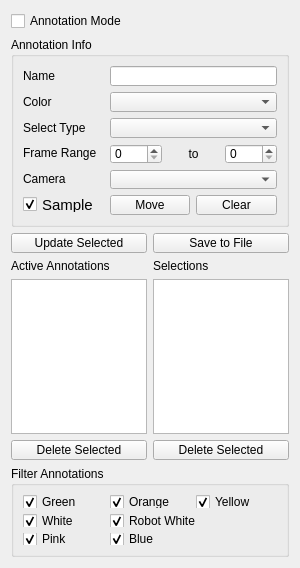
<?xml version="1.0" encoding="UTF-8"?>
<ui version="4.0">
 <class>UTAnnotationWidget</class>
 <widget class="QWidget" name="UTAnnotationWidget">
  <property name="geometry">
   <rect>
    <x>0</x>
    <y>0</y>
    <width>300</width>
    <height>568</height>
   </rect>
  </property>
  <property name="sizePolicy">
   <sizepolicy hsizetype="Maximum" vsizetype="Maximum">
    <horstretch>0</horstretch>
    <verstretch>0</verstretch>
   </sizepolicy>
  </property>
  <property name="minimumSize">
   <size>
    <width>300</width>
    <height>0</height>
   </size>
  </property>
  <property name="maximumSize">
   <size>
    <width>300</width>
    <height>16777215</height>
   </size>
  </property>
  <property name="windowTitle">
   <string>AnnotationWidget</string>
  </property>
  <layout class="QGridLayout" name="gridLayout">
   <item row="1" column="0" colspan="2">
    <widget class="QGroupBox" name="groupBox">
     <property name="maximumSize">
      <size>
       <width>16777215</width>
       <height>190</height>
      </size>
     </property>
     <property name="title">
      <string>Annotation Info</string>
     </property>
     <layout class="QGridLayout" name="gridLayout_3">
      <item row="0" column="0">
       <layout class="QVBoxLayout" name="verticalLayout_2">
        <item>
         <widget class="QLabel" name="label_4">
          <property name="text">
           <string>Name</string>
          </property>
         </widget>
        </item>
        <item>
         <widget class="QLabel" name="label_2">
          <property name="text">
           <string>Color</string>
          </property>
         </widget>
        </item>
        <item>
         <widget class="QLabel" name="label_6">
          <property name="text">
           <string>Select Type</string>
          </property>
         </widget>
        </item>
        <item>
         <widget class="QLabel" name="label_3">
          <property name="text">
           <string>Frame Range</string>
          </property>
         </widget>
        </item>
        <item>
         <widget class="QLabel" name="label_8">
          <property name="text">
           <string>Camera</string>
          </property>
         </widget>
        </item>
       </layout>
      </item>
      <item row="0" column="1" colspan="2">
       <layout class="QVBoxLayout" name="verticalLayout">
        <item>
         <widget class="QLineEdit" name="annotname"/>
        </item>
        <item>
         <widget class="QComboBox" name="colorBox"/>
        </item>
        <item>
         <widget class="QComboBox" name="selectionTypeBox"/>
        </item>
        <item>
         <layout class="QHBoxLayout" name="horizontalLayout">
          <item>
           <widget class="QSpinBox" name="minBox"/>
          </item>
          <item>
           <widget class="QLabel" name="label">
            <property name="text">
             <string>to</string>
            </property>
            <property name="alignment">
             <set>Qt::AlignCenter</set>
            </property>
           </widget>
          </item>
          <item>
           <widget class="QSpinBox" name="maxBox"/>
          </item>
         </layout>
        </item>
        <item>
         <widget class="QComboBox" name="cameraBox"/>
        </item>
       </layout>
      </item>
      <item row="1" column="0">
       <widget class="QCheckBox" name="cbxSampleSet">
        <property name="maximumSize">
         <size>
          <width>16777215</width>
          <height>15</height>
         </size>
        </property>
        <property name="font">
         <font>
          <pointsize>11</pointsize>
         </font>
        </property>
        <property name="text">
         <string>Sample</string>
        </property>
        <property name="checked">
         <bool>true</bool>
        </property>
       </widget>
      </item>
      <item row="1" column="1">
       <widget class="QPushButton" name="defineMovementsButton">
        <property name="maximumSize">
         <size>
          <width>16777215</width>
          <height>20</height>
         </size>
        </property>
        <property name="text">
         <string>Move</string>
        </property>
       </widget>
      </item>
      <item row="1" column="2">
       <widget class="QPushButton" name="clearMovementsButton">
        <property name="maximumSize">
         <size>
          <width>16777215</width>
          <height>20</height>
         </size>
        </property>
        <property name="text">
         <string>Clear</string>
        </property>
       </widget>
      </item>
     </layout>
    </widget>
   </item>
   <item row="2" column="0">
    <widget class="QPushButton" name="updateButton">
     <property name="maximumSize">
      <size>
       <width>16777215</width>
       <height>20</height>
      </size>
     </property>
     <property name="text">
      <string>Update Selected</string>
     </property>
    </widget>
   </item>
   <item row="3" column="0">
    <widget class="QLabel" name="label_5">
     <property name="text">
      <string>Active Annotations</string>
     </property>
    </widget>
   </item>
   <item row="3" column="1">
    <widget class="QLabel" name="label_7">
     <property name="text">
      <string>Selections</string>
     </property>
    </widget>
   </item>
   <item row="4" column="0">
    <widget class="QListWidget" name="annotationList">
     <property name="minimumSize">
      <size>
       <width>0</width>
       <height>0</height>
      </size>
     </property>
     <property name="editTriggers">
      <set>QAbstractItemView::CurrentChanged</set>
     </property>
    </widget>
   </item>
   <item row="4" column="1">
    <widget class="QListWidget" name="selectionList">
     <property name="minimumSize">
      <size>
       <width>0</width>
       <height>0</height>
      </size>
     </property>
    </widget>
   </item>
   <item row="5" column="0">
    <widget class="QPushButton" name="deleteAnnotButton">
     <property name="maximumSize">
      <size>
       <width>16777215</width>
       <height>20</height>
      </size>
     </property>
     <property name="text">
      <string>Delete Selected</string>
     </property>
    </widget>
   </item>
   <item row="5" column="1">
    <widget class="QPushButton" name="deleteSelectionButton">
     <property name="maximumSize">
      <size>
       <width>16777215</width>
       <height>20</height>
      </size>
     </property>
     <property name="text">
      <string>Delete Selected</string>
     </property>
    </widget>
   </item>
   <item row="6" column="0" colspan="2">
    <widget class="QGroupBox" name="groupBox_3">
     <property name="sizePolicy">
      <sizepolicy hsizetype="Preferred" vsizetype="Maximum">
       <horstretch>0</horstretch>
       <verstretch>0</verstretch>
      </sizepolicy>
     </property>
     <property name="maximumSize">
      <size>
       <width>16777215</width>
       <height>91</height>
      </size>
     </property>
     <property name="title">
      <string>Filter Annotations</string>
     </property>
     <layout class="QGridLayout" name="gridLayout_2">
      <item row="0" column="0">
       <widget class="QCheckBox" name="greenBox">
        <property name="text">
         <string>Green</string>
        </property>
        <property name="checked">
         <bool>true</bool>
        </property>
       </widget>
      </item>
      <item row="0" column="1">
       <widget class="QCheckBox" name="orangeBox">
        <property name="text">
         <string>Orange</string>
        </property>
        <property name="checked">
         <bool>true</bool>
        </property>
        <property name="tristate">
         <bool>false</bool>
        </property>
       </widget>
      </item>
      <item row="0" column="2">
       <widget class="QCheckBox" name="yellowBox">
        <property name="text">
         <string>Yellow</string>
        </property>
        <property name="checked">
         <bool>true</bool>
        </property>
       </widget>
      </item>
      <item row="1" column="0">
       <widget class="QCheckBox" name="whiteBox">
        <property name="text">
         <string>White</string>
        </property>
        <property name="checked">
         <bool>true</bool>
        </property>
       </widget>
      </item>
      <item row="1" column="1" colspan="2">
       <widget class="QCheckBox" name="robotWhiteBox">
        <property name="text">
         <string>Robot White</string>
        </property>
        <property name="checked">
         <bool>true</bool>
        </property>
       </widget>
      </item>
      <item row="2" column="0">
       <widget class="QCheckBox" name="pinkBox">
        <property name="text">
         <string>Pink</string>
        </property>
        <property name="checked">
         <bool>true</bool>
        </property>
       </widget>
      </item>
      <item row="2" column="1" colspan="2">
       <widget class="QCheckBox" name="blueBox">
        <property name="text">
         <string>Blue</string>
        </property>
        <property name="checked">
         <bool>true</bool>
        </property>
       </widget>
      </item>
     </layout>
    </widget>
   </item>
   <item row="2" column="1">
    <widget class="QPushButton" name="saveButton">
     <property name="maximumSize">
      <size>
       <width>16777215</width>
       <height>20</height>
      </size>
     </property>
     <property name="text">
      <string>Save to File</string>
     </property>
    </widget>
   </item>
   <item row="0" column="0" colspan="2">
    <widget class="QCheckBox" name="checkBox">
     <property name="text">
      <string>Annotation Mode</string>
     </property>
    </widget>
   </item>
  </layout>
 </widget>
 <resources/>
 <connections/>
</ui>
